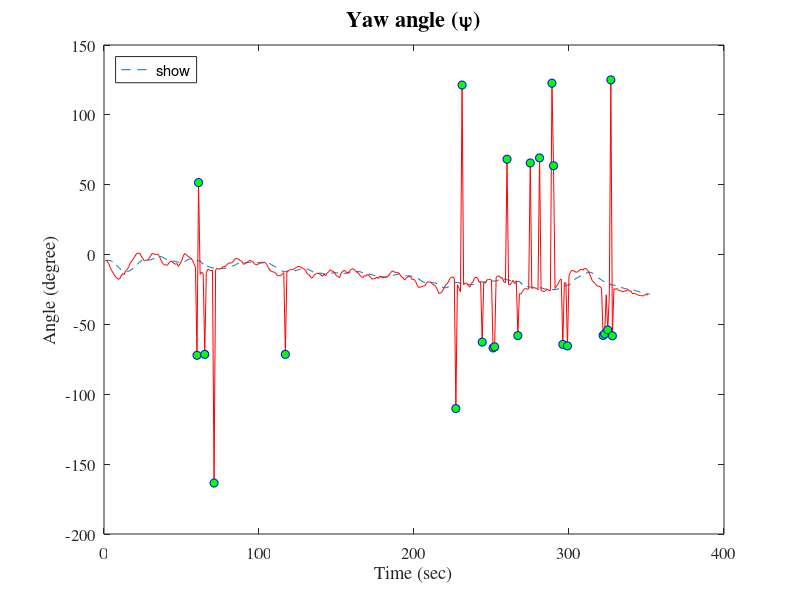
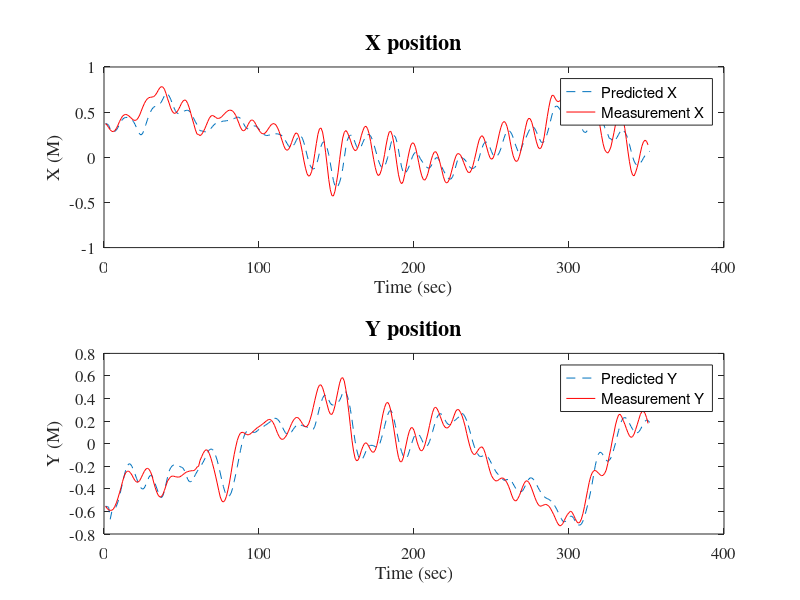
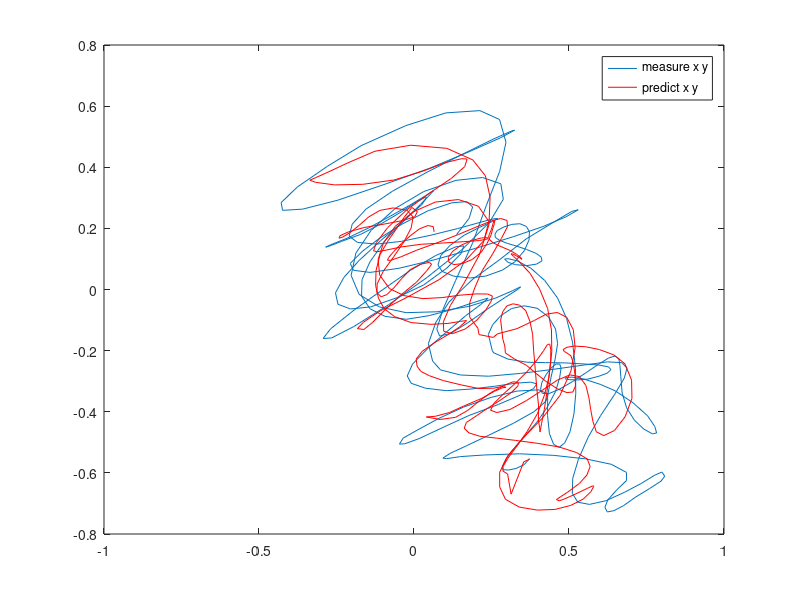

The MATLAB script that drew these images, in order:
%% Project 2 Part 3
% -------------------------
% CMPE 245 - Spring, 2016
% Chien-Pin Chen
% 05/30/2016
% MATLAB script for Project 2 Part 3
% --------------------------
clear all;

load dataSet2.mat;

% set environment parameter
Ts = 0.1;
g = 9.81;
s_pnt = 1;

R = [.1 0 0;
     0 .1 0;
     0 0 1];
 
 Q = eye(3);
 
 % setting initial x_0, P_0
x0 = xm(s_pnt);
y0 = ym(s_pnt);
dx0 = (xm(s_pnt+1)-xm(s_pnt))/Ts;
dy0 = (ym(s_pnt+1)-ym(s_pnt))/Ts;
yaw0 = yaw(s_pnt);
Ex0 = [x0 y0 dx0 dy0 yaw0]';

P11 = 1.225*.01;    % var{x}
Px0 = eye(length(Ex0)) * P11;

Px0(1,3) = 2*P11/(Ts^2);
Px0(3,1) = Px0(1,3);
Px0(2,4) = 2*P11/(Ts^2);
Px0(4,2) = Px0(2,4);

% array to storge E{x_k} and P_k after update 
Ex_k = zeros(length(Ex0), length(xm)+1);
P_k = zeros(length(Ex0), length(Ex0), length(xm)+1);

% catch corrupt data and compute residual
S = 0;  % compute the average of residual
i_sum = 0;
corrupt_yaw = [];    % 1st parameter is time point, 2nd is the value of corrupt measurement yaw 


% Use Extend Kalman Filter (EKF)
Ex_k(:,s_pnt) = Ex0;
P_k(:,:,s_pnt) = Px0;

for k = s_pnt : length(xm)
    % Prediction
    % discrete method
    
    x3 = Ex_k(3, k);     
    x4 = Ex_k(4, k);
    rol = roll(k);
    pit = pitch(k);
    x5 = yaw(k);
    
    s = (255/6000) * thrust(k);
    c0 = 10000; % Part2: tuning c0 to get min. residual
    c = (0.000409*s^2+0.1405*s-0.099)/c0;
    c = 1;
    
    f = [x3; x4;
         c*g*( sind(x5)*sind(rol) + cosd(x5)*cosd(rol)*sind(pit) );
         c*g*( sind(x5)*cosd(rol)*sind(pit) -cosd(x5)*sind(rol) );
         0]*Ts;
    
     phi = [1 0 Ts 0 0;
            0 1 0 Ts 0;
            0 0 1 0 Ts*c*g*( cosd(x5)*sind(rol)-sind(x5)*cosd(rol)*sind(pit) );
            0 0 0 1 Ts*c*g*( cosd(x5)*cosd(rol)*sind(pit)+sind(x5)*sind(pit) );
            0 0 0 0 1];
        
    ga = [0 0 0;
          0 0 0;
          1*sqrt(Ts) 0 0;
          0 1*sqrt(Ts) 0;
          0 0 .5*sqrt(Ts)];
        
    Ex_k(:, k+1) = Ex_k(:, k)+f;
    P_k(:,:,k+1) = phi*P_k(:,:,k)*phi'+ ga*Q*ga'; 

    % Observation
    H = [ 1, 0, 0, 0, 0;
          0, 1, 0, 0, 0;
          0, 0, 0, 0, 1];
    
    x_k1 = [Ex_k(1,k+1) Ex_k(2,k+1) 0 0 Ex_k(5,k+1)]';
    z_k1 = [xm(k) ym(k) yaw(k)]';
    
    if sum( (z_k1(1:3)-x_k1([1:2,5])).^2 ) > 498.16
        % ignore the corrupted measurement of yaw
        x_k1 = [Ex_k(1,k+1) Ex_k(2,k+1) 0 0 0]';
        z_k1 = [xm(k) ym(k) 0]';
        corrupt_yaw = [corrupt_yaw; k, yaw(k)];
    end
    
    % compute the total of residual
    S = S + sum( (z_k1(1:3)-x_k1([1:2,5])).^2 );
    i_sum = i_sum+1;
  
    %update K and P(+)
    K = P_k(:,:,k+1) * H'/(H*P_k(:,:,k+1)*H'+R);
    P_k(:,:,k+1) = (eye(length(Ex0)) - K*H)*P_k(:,:,k+1);
    Ex_k(:,k+1) = Ex_k(:,k+1) + K*(z_k1 - H*x_k1);    
    
end

% get average of residual
S_ave = S/i_sum;

figure;
plot(Ex_k(5,:), '--','DisplayName', 'Predicted Yaw (\psi)');
hold on;
plot(yaw, 'r','DisplayName', 'Measurement Yaw (\psi)');
if isempty(corrupt_yaw) == 0
    plot(corrupt_yaw(:,1), corrupt_yaw(:,2), 'bo', 'MarkerFaceColor', 'green', 'DisplayName', 'Corrupted Yaw (\psi)');
end
xlabel('Time (sec)','FontSize',12,'FontName','Times');
ylabel('Angle (degree)','FontSize',12,'FontName','Times');
h_f1 = gca;         % get handle value (pointer) of above canvs
set(h_f1, 'fontsize', 12, 'FontName','Times');
legend('show', 'Location', 'NorthWest');
title('Yaw angle (\psi)','FontSize',16)

figure
subplot(2,1,1);
plot(Ex_k(1,:),'--','DisplayName','Predicted X');
hold on
plot(xm, 'r', 'DisplayName','Measurement X');
xlabel('Time (sec)','FontSize',12,'FontName','Times');
ylabel('X (M)','FontSize',12,'FontName','Times');
h_f2 = gca;         % get handle value (pointer) of above canvs
set(h_f2, 'fontsize', 12, 'FontName','Times');
legend show;
title('X position','FontSize',16);

subplot(2,1,2);
plot(Ex_k(2,:),'--','DisplayName','Predicted Y');
hold on
plot(ym, 'r','DisplayName','Measurement Y');
xlabel('Time (sec)','FontSize',12,'FontName','Times');
ylabel('Y (M)','FontSize',12,'FontName','Times');
h_f3 = gca;         % get handle value (pointer) of above canvs
set(h_f3, 'fontsize', 12, 'FontName','Times');
legend show;
title('Y position','FontSize',16);


figure
plot(xm, ym, 'DisplayName', 'measure x y');
hold on
plot(Ex_k(1,:), Ex_k(2,:), 'r','DisplayName','predict x y')
legend show